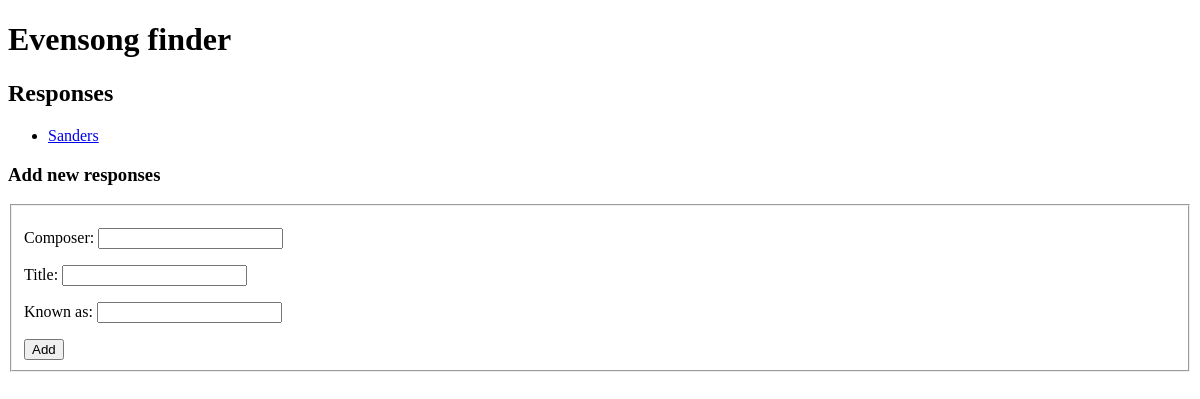
The page /services/responses/ on the database as committed earlier.
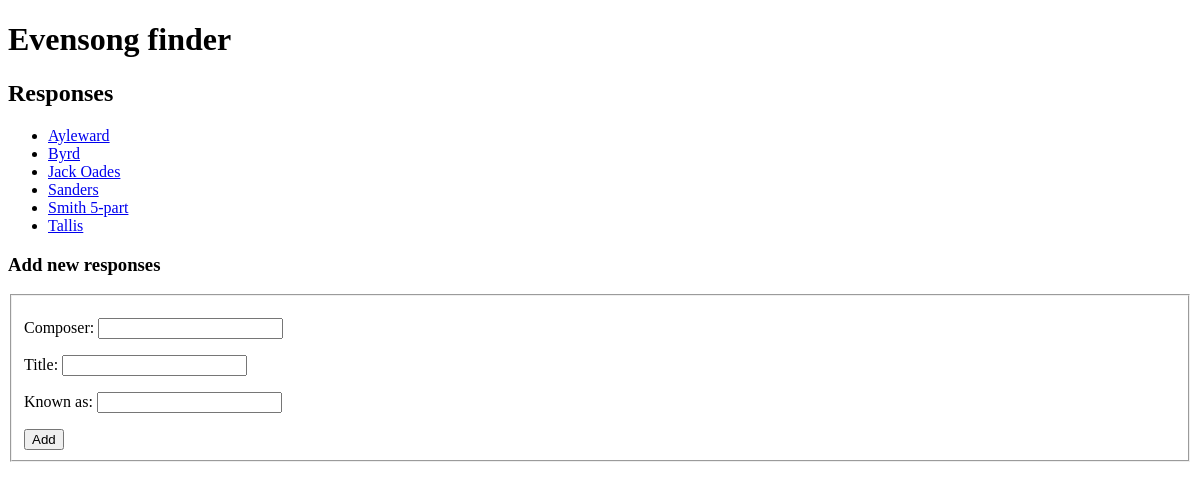
The same page on the database as committed later.
### services/models.py (models this page shows, shortened)
class Responses(models.Model):
    title = models.CharField(max_length=255, blank=True, null=True)
    composer = models.ForeignKey(Musician, on_delete=models.CASCADE)
    knownAs = models.CharField(max_length=255)
    def __str__(self):
        return self.knownAs

### services/views.py (the view)
# urls.py: path("responses/", views.responsesList, name="responsesList"),
def responsesList(request):
    responses = Responses.objects.all().order_by("knownAs")
    template = loader.get_template("services/pages/responsesList.html")
    context = {"responses": responses, "heading": "Responses"}
    return HttpResponse(template.render(context, request))

### services/templates/services/pages/responsesList.html
{% extends "services/base.html" %}
{% block content %}
    {% if heading %}
        <h2>{{ heading }}</h2>
    {% endif %}
    {% include "services/components/responsesList.html" with responses=responses %}
    {% include "services/components/responsesAdd.html" %}
{% endblock %}

### services/templates/services/components/responsesList.html
{% if responses %}
<ul>
    {% for response in responses %}
    <li><a href="/services/responses/{{ response.id }}/">{{ response }}</a></li>
    {% endfor %}
</ul>
{% else %}
<p>No responses found.</p>
{% endif %}

Rows that differ between the two databases and show on the page:
added Responses: knownAs "Ayleward"
added Responses: knownAs "Byrd"
added Responses: knownAs "Jack Oades"
added Responses: knownAs "Smith 5-part"
added Responses: knownAs "Tallis"
